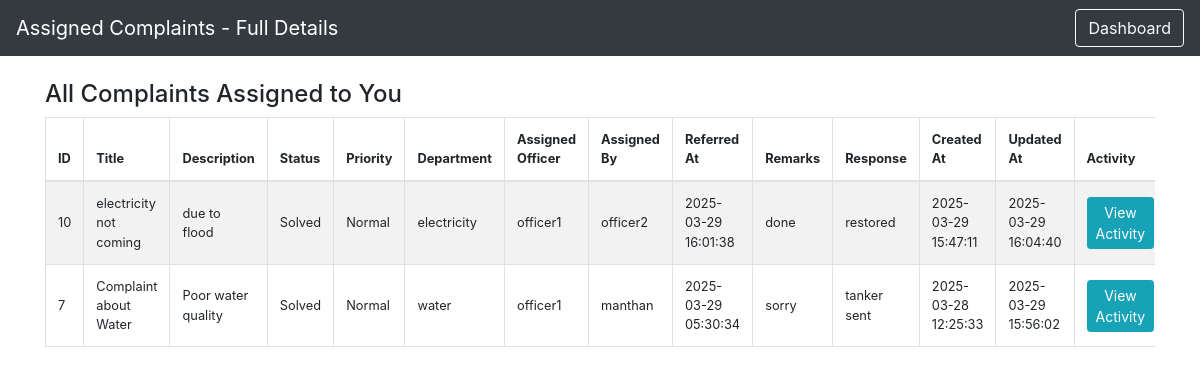
Page /officer/all_assigned_complaints.php (signed in) on the committed database.
### tables this page shows
CREATE TABLE `complaints` (
  `id` int(11) NOT NULL,
  `citizen_id` int(11) NOT NULL,
  `department_id` int(11) NOT NULL,
  `title` varchar(255) NOT NULL,
  `description` text NOT NULL,
  `status` enum('registered','in_progress','solved','referred') DEFAULT 'registered',
  `priority` enum('top','medium','normal','low') DEFAULT 'normal',
  `officer_id` int(11) DEFAULT NULL,
  `dept_head_id` int(11) DEFAULT NULL,
  `referred_by` int(11) DEFAULT NULL,
  `referred_at` timestamp NULL DEFAULT NULL,
  `remarks` text DEFAULT NULL,
  `response` text DEFAULT NULL,
  `review_rating` int(11) DEFAULT NULL,
  `review_feedback` text DEFAULT NULL,
  `ai_summary_complaint` text DEFAULT NULL,
  `ai_summary_response` text DEFAULT NULL,
  `target_id` int(11) DEFAULT NULL,
  `target_role` enum('officer','dept_head') DEFAULT NULL,
  `created_at` timestamp NOT NULL DEFAULT current_timestamp(),
  `updated_at` timestamp NOT NULL DEFAULT current_timestamp() ON UPDATE current_timestamp()
);

CREATE TABLE `departments` (
  `id` int(11) NOT NULL,
  `name` varchar(100) NOT NULL,
  `description` text DEFAULT NULL,
  `created_at` timestamp NOT NULL DEFAULT current_timestamp()
);

### officer/all_assigned_complaints.php (the view, shortened to what this page needs)
<?php
include('../config.php');
$officer_id = $_SESSION['officer_id'];
$sql = "SELECT c.*, d.name as dept_name,
         CASE
           WHEN c.referred_by IS NULL THEN (SELECT name FROM users u WHERE u.id = c.dept_head_id)
           ELSE (SELECT name FROM users u WHERE u.id = c.referred_by)
         END as assigned_by,
         (SELECT name FROM users u WHERE u.id = c.officer_id) as officer_name
        FROM complaints c
        JOIN departments d ON c.department_id = d.id
        WHERE c.officer_id = '$officer_id'
        ORDER BY c.created_at DESC";
$result = $conn->query($sql);
?>
<!DOCTYPE html>
<html lang="en">
<head>
  <link rel="stylesheet" href="https://stackpath.bootstrapcdn.com/bootstrap/4.5.2/css/bootstrap.min.css">
</head>
<body>
  <nav class="navbar navbar-expand-lg navbar-dark bg-dark">
    <span class="navbar-brand">Assigned Complaints - Full Details</span>
    <div class="ml-auto">
      <a href="officer_dashboard.php" class="btn btn-outline-light">Dashboard</a>
    </div>
  </nav>
  <div class="container mt-4">
    <h4>All Complaints Assigned to You</h4>
    <?php if ($result && $result->num_rows > 0) { ?>
      <div class="table-responsive">
      <table class="table table-bordered table-striped">
        <thead>
          <tr>
            <th>ID</th>
            <th>Title</th>
            <th>Description</th>
            <th>Status</th>
            <th>Priority</th>
            <th>Department</th>
            <th>Assigned Officer</th>
            <th>Assigned By</th>
            <th>Referred At</th>
            <th>Remarks</th>
            <th>Response</th>
            <th>Created At</th>
            <th>Updated At</th>
            <th>Activity</th>
          </tr>
        </thead>
        <tbody>
          <?php while ($row = $result->fetch_assoc()) { ?>
            <tr>
              <td><?php echo $row['id']; ?></td>
              <td><?php echo htmlspecialchars($row['title']); ?></td>
              <td><?php echo htmlspecialchars($row['description']); ?></td>
              <td><?php echo ucfirst($row['status']); ?></td>
              <td><?php echo ucfirst($row['priority']); ?></td>
              <td><?php echo htmlspecialchars($row['dept_name']); ?></td>
              <td><?php echo ($row['officer_name']) ? htmlspecialchars($row['officer_name']) : 'Not Assigned'; ?></td>
              <td><?php echo htmlspecialchars($row['assigned_by']); ?></td>
              <td><?php echo ($row['referred_at']) ? $row['referred_at'] : 'N/A'; ?></td>
              <td><?php echo ($row['remarks']) ? htmlspecialchars($row['remarks']) : 'N/A'; ?></td>
              <td><?php echo ($row['response']) ? htmlspecialchars($row['response']) : 'N/A'; ?></td>
              <td><?php echo $row['created_at']; ?></td>
              <td><?php echo $row['updated_at']; ?></td>
              <td>
                <button class="btn btn-info btn-sm" onclick="viewActivity(<?php echo $row['id']; ?>)">View Activity</button>
              </td>
            </tr>
          <?php } ?>
        </tbody>
      </table>
      </div>
    <?php } else {
      echo "<div class='alert alert-info'>No complaints assigned to you.</div>";
    } ?>
  </div>
</body>
</html>

### officer/all_assigned_complaints.php (style rules this page uses)
.table td, .table th { font-size: 0.8rem; vertical-align: middle; }

### rows in the picture
complaints: id "10", title "electricity not coming", description "due to flood", status "Solved", priority "Normal", department.name "electricity", officer_name "officer1", assigned_by "officer2", referred_at "2025-03-29 16:01:38", remarks "done", response "restored", created_at "2025-03-29 15:47:11", updated_at "2025-03-29 16:04:40"
complaints: id "7", title "Complaint about Water", description "Poor water quality", status "Solved", priority "Normal", department.name "water", officer_name "officer1", assigned_by "manthan", referred_at "2025-03-29 05:30:34", remarks "sorry", response "tanker sent", created_at "2025-03-28 12:25:33", updated_at "2025-03-29 15:56:02"
